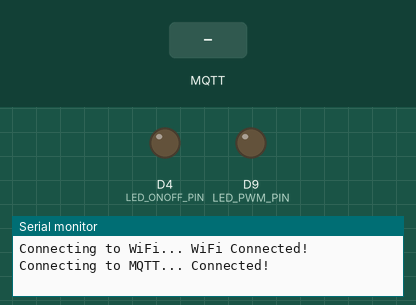
Recording of a sketch running on a simulated Arduino Uno R4 WiFi. Parts: output pins drawn as LEDs (lit = HIGH), the last lines printed to the serial monitor. The test bench sets the inputs (shaded band). WiFi joins after 1.5 s; servers stay silent unless stated; no MQTT or app messages arrive unless stated.

Above: at 2.7 s.
2.8 s: MQTT message "on" arrives on the first subscribed topic
At 3.9 s:
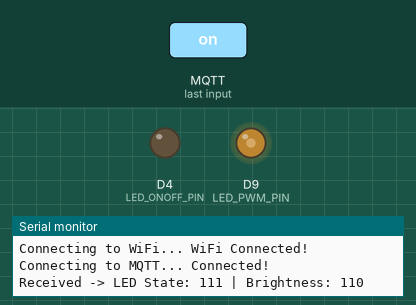
4.3 s: MQTT message "off" arrives on the first subscribed topic
At 5.0 s:
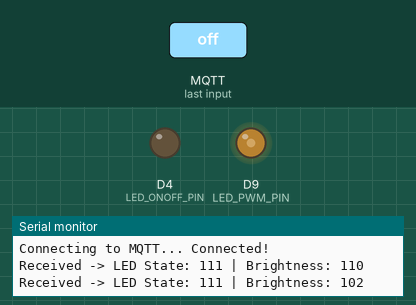
Timing chart, 0 to 7.3 s (numbered marks = the images above; inputs shaded):
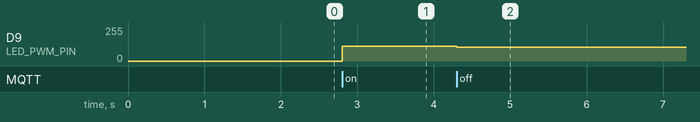

The sketch:

UNO_R4_Receiver.ino
```cpp
#include <WiFiS3.h>
#include <PubSubClient.h>

const char ssid[] = "Rattanamanee";
const char pass[] = "0816868621";

WiFiClient net;
PubSubClient client(net);

// กำหนดขา LED
const int LED_ONOFF_PIN = 4;
const int LED_PWM_PIN = 9;

const char* topic = "kmitl/it115/lab2/sim";

// ฟังก์ชันดักจับข้อมูลเมื่อมีคน Publish มาที่ Topic
void callback(char* topic, byte* payload, unsigned int length) {
  // เช็คว่าได้รับข้อมูลมาครบ 2 bytes ตามที่ฝั่งส่งแพ็กมาหรือไม่
  if (length >= 2) {
    uint8_t swState = payload[0];
    uint8_t pwmValue = payload[1];

    // สั่งเปิด-ปิด และ หรี่ไฟ LED
    digitalWrite(LED_ONOFF_PIN, (swState == 1) ? HIGH : LOW);
    analogWrite(LED_PWM_PIN, pwmValue);

    Serial.print("Received -> LED State: "); Serial.print(swState);
    Serial.print(" | Brightness: "); Serial.println(pwmValue);
  }
}

void connectMQTT() {
  while (!client.connected()) {
    Serial.print("Connecting to MQTT...");
    if (client.connect("UNO_R4_Receiver_115")) {
      Serial.println(" Connected!");
      // Subscribe Topic เดียวกับฝั่งส่ง
      client.subscribe(topic);
    } else {
      delay(5000);
    }
  }
}

void setup() {
  Serial.begin(9600);
  pinMode(LED_ONOFF_PIN, OUTPUT);
  pinMode(LED_PWM_PIN, OUTPUT);

  Serial.print("Connecting to WiFi...");
  WiFi.begin(ssid, pass);
  while (WiFi.status() != WL_CONNECTED) {
    delay(500);
    Serial.print(".");
  }
  Serial.println(" WiFi Connected!");

  client.setServer("broker.hivemq.com", 1883);
  client.setCallback(callback);
}

void loop() {
  if (!client.connected()) connectMQTT();
  client.loop();
}
```

Measured:
- after the input at 2.8 s, D9 (LED_PWM_PIN): 0/255 → 110/255 at once
- after the input at 4.3 s, D9 (LED_PWM_PIN): 110/255 → 102/255 at once
